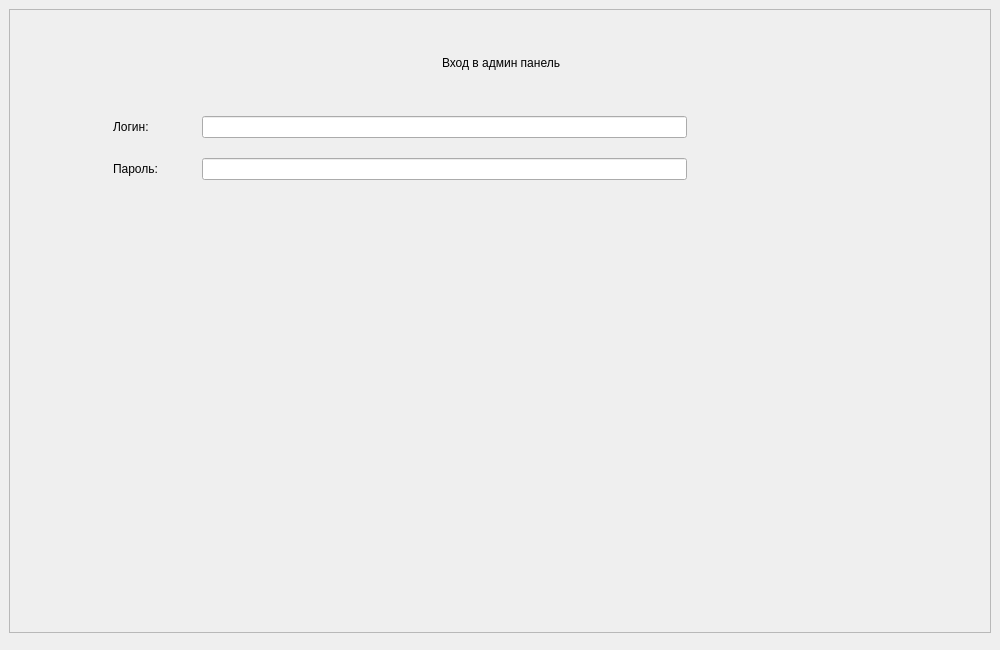
<?xml version="1.0" encoding="UTF-8"?>
<ui version="4.0">
  <class>AvtorizationToAdminIn</class>
  <widget class="QDialog" name="AvtorizationToAdminIn">
    <property name="windowModality">
      <enum>Qt::WindowModal</enum>
    </property>
    <property name="geometry">
      <rect>
        <x>0</x>
        <y>0</y>
        <width>1000</width>
        <height>650</height>
      </rect>
    </property>
    <property name="minimumSize">
      <size>
        <width>1000</width>
        <height>650</height>
      </size>
    </property>
    <property name="maximumSize">
      <size>
        <width>16777215</width>
        <height>650</height>
      </size>
    </property>
    <property name="windowTitle">
      <string>Вход в админ панель</string>
    </property>
    <layout class="QVBoxLayout" name="verticalLayout">
      <property name="margin" stdset="0">
        <number>9</number>
      </property>
      <item>
        <widget class="QFrame" name="tbnAddTerminalDataAvtorization">
          <property name="frameShape">
            <enum>QFrame::StyledPanel</enum>
          </property>
          <property name="frameShadow">
            <enum>QFrame::Raised</enum>
          </property>
          <layout class="QVBoxLayout" name="verticalLayout_4">
            <property name="spacing">
              <number>3</number>
            </property>
            <property name="margin" stdset="0">
              <number>3</number>
            </property>
            <item>
              <layout class="QHBoxLayout" name="horizontalLayout_3">
                <property name="leftMargin">
                  <number>3</number>
                </property>
                <property name="topMargin">
                  <number>40</number>
                </property>
                <property name="bottomMargin">
                  <number>40</number>
                </property>
                <item>
                  <spacer name="horizontalSpacer_2">
                    <property name="orientation">
                      <enum>Qt::Horizontal</enum>
                    </property>
                    <property name="sizeHint" stdset="0">
                      <size>
                        <width>40</width>
                        <height>20</height>
                      </size>
                    </property>
                  </spacer>
                </item>
                <item>
                  <widget class="QLabel" name="lblInformation1Reg">
                    <property name="styleSheet">
                      <string notr="true" />
                    </property>
                    <property name="text">
                      <string>Вход в админ панель</string>
                    </property>
                  </widget>
                </item>
                <item>
                  <spacer name="horizontalSpacer">
                    <property name="orientation">
                      <enum>Qt::Horizontal</enum>
                    </property>
                    <property name="sizeHint" stdset="0">
                      <size>
                        <width>40</width>
                        <height>20</height>
                      </size>
                    </property>
                  </spacer>
                </item>
              </layout>
            </item>
            <item>
              <layout class="QHBoxLayout" name="horizontalLayout_2" stretch="80">
                <property name="leftMargin">
                  <number>0</number>
                </property>
                <property name="topMargin">
                  <number>0</number>
                </property>
                <property name="rightMargin">
                  <number>0</number>
                </property>
                <item>
                  <layout class="QGridLayout" name="gridLayout" columnstretch="5,35,13"
                    columnminimumwidth="0,0,0">
                    <property name="leftMargin">
                      <number>100</number>
                    </property>
                    <property name="rightMargin">
                      <number>100</number>
                    </property>
                    <property name="spacing">
                      <number>20</number>
                    </property>
                    <item row="0" column="0">
                      <widget class="QLabel" name="lblLoginToAdmin">
                        <property name="styleSheet">
                          <string notr="true" />
                        </property>
                        <property name="text">
                          <string>Логин:</string>
                        </property>
                      </widget>
                    </item>
                    <item row="1" column="0">
                      <widget class="QLabel" name="lblPasswordToAdmin">
                        <property name="styleSheet">
                          <string notr="true" />
                        </property>
                        <property name="text">
                          <string>Пароль:</string>
                        </property>
                      </widget>
                    </item>
                    <item row="0" column="1">
                      <widget class="QLineEdit" name="editLoginReg">
                        <property name="minimumSize">
                          <size>
                            <width>0</width>
                            <height>0</height>
                          </size>
                        </property>
                        <property name="text">
                          <string />
                        </property>
                      </widget>
                    </item>
                    <item row="1" column="1">
                      <widget class="QLineEdit" name="editPasswordReg">
                        <property name="minimumSize">
                          <size>
                            <width>0</width>
                            <height>0</height>
                          </size>
                        </property>
                        <property name="text">
                          <string />
                        </property>
                        <property name="echoMode">
                          <enum>QLineEdit::Password</enum>
                        </property>
                      </widget>
                    </item>
                    <item row="0" column="2" rowspan="2">
                      <widget class="QPushButton" name="btnEnterAdmin">
                        <property name="focusPolicy">
                          <enum>Qt::NoFocus</enum>
                        </property>
                        <property name="text">
                          <string />
                        </property>
                        <property name="icon">
                          <iconset resource="../../ekiosk.qrc">
                            <normaloff>:/assets/icons/reg_9.png</normaloff>:/assets/icons/reg_9.png</iconset>
                        </property>
                        <property name="iconSize">
                          <size>
                            <width>120</width>
                            <height>120</height>
                          </size>
                        </property>
                        <property name="flat">
                          <bool>true</bool>
                        </property>
                      </widget>
                    </item>
                  </layout>
                </item>
              </layout>
            </item>
            <item>
              <spacer name="verticalSpacer">
                <property name="orientation">
                  <enum>Qt::Vertical</enum>
                </property>
                <property name="sizeHint" stdset="0">
                  <size>
                    <width>20</width>
                    <height>40</height>
                  </size>
                </property>
              </spacer>
            </item>
          </layout>
        </widget>
      </item>
      <item>
        <widget class="QWidget" name="wgtKeyPud" native="true">
          <layout class="QHBoxLayout" name="horizontalLayout_6">
            <property name="margin" stdset="0">
              <number>1</number>
            </property>
            <item>
              <layout class="QHBoxLayout" name="layoutWgtKeyPud" />
            </item>
          </layout>
        </widget>
      </item>
    </layout>
  </widget>
  <tabstops>
    <tabstop>editLoginReg</tabstop>
    <tabstop>editPasswordReg</tabstop>
  </tabstops>
  <resources>
    <include location="../../ekiosk.qrc" />
  </resources>
  <connections />
</ui>
